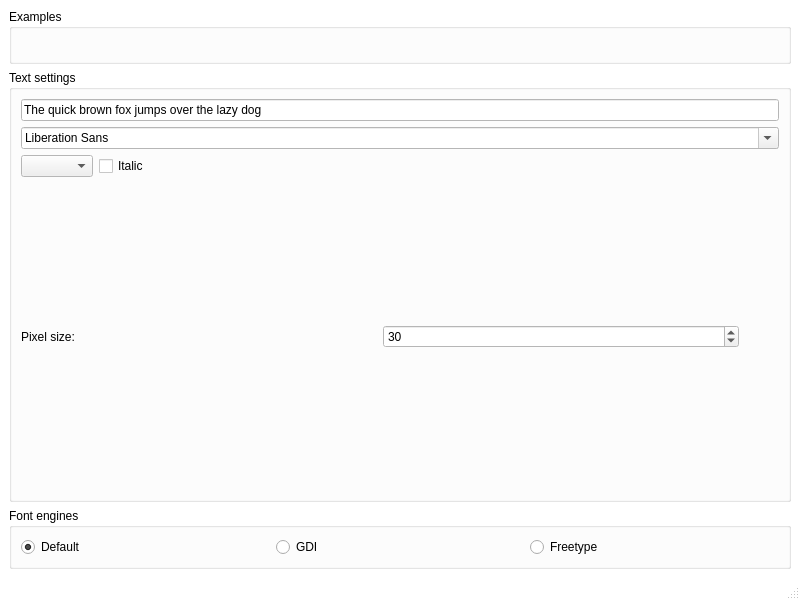
<?xml version="1.0" encoding="UTF-8"?>
<ui version="4.0">
 <class>MainWindow</class>
 <widget class="QMainWindow" name="MainWindow">
  <property name="geometry">
   <rect>
    <x>0</x>
    <y>0</y>
    <width>800</width>
    <height>600</height>
   </rect>
  </property>
  <property name="palette">
   <palette>
    <active>
     <colorrole role="Window">
      <brush brushstyle="SolidPattern">
       <color alpha="255">
        <red>255</red>
        <green>255</green>
        <blue>255</blue>
       </color>
      </brush>
     </colorrole>
    </active>
    <inactive>
     <colorrole role="Window">
      <brush brushstyle="SolidPattern">
       <color alpha="255">
        <red>255</red>
        <green>255</green>
        <blue>255</blue>
       </color>
      </brush>
     </colorrole>
    </inactive>
    <disabled>
     <colorrole role="Base">
      <brush brushstyle="SolidPattern">
       <color alpha="255">
        <red>255</red>
        <green>255</green>
        <blue>255</blue>
       </color>
      </brush>
     </colorrole>
     <colorrole role="Window">
      <brush brushstyle="SolidPattern">
       <color alpha="255">
        <red>255</red>
        <green>255</green>
        <blue>255</blue>
       </color>
      </brush>
     </colorrole>
    </disabled>
   </palette>
  </property>
  <property name="windowTitle">
   <string>MainWindow</string>
  </property>
  <widget class="QWidget" name="centralwidget">
   <layout class="QVBoxLayout" name="verticalLayout_2">
    <item>
     <widget class="QGroupBox" name="gbExamples">
      <property name="palette">
       <palette>
        <active>
         <colorrole role="Window">
          <brush brushstyle="SolidPattern">
           <color alpha="255">
            <red>255</red>
            <green>255</green>
            <blue>255</blue>
           </color>
          </brush>
         </colorrole>
        </active>
        <inactive>
         <colorrole role="Window">
          <brush brushstyle="SolidPattern">
           <color alpha="255">
            <red>255</red>
            <green>255</green>
            <blue>255</blue>
           </color>
          </brush>
         </colorrole>
        </inactive>
        <disabled>
         <colorrole role="Base">
          <brush brushstyle="SolidPattern">
           <color alpha="255">
            <red>255</red>
            <green>255</green>
            <blue>255</blue>
           </color>
          </brush>
         </colorrole>
         <colorrole role="Window">
          <brush brushstyle="SolidPattern">
           <color alpha="255">
            <red>255</red>
            <green>255</green>
            <blue>255</blue>
           </color>
          </brush>
         </colorrole>
        </disabled>
       </palette>
      </property>
      <property name="title">
       <string>Examples</string>
      </property>
      <layout class="QVBoxLayout" name="verticalLayout_3">
       <item>
        <widget class="QLabel" name="lImage">
         <property name="text">
          <string/>
         </property>
        </widget>
       </item>
      </layout>
     </widget>
    </item>
    <item>
     <widget class="QGroupBox" name="groupBox_2">
      <property name="title">
       <string>Text settings</string>
      </property>
      <layout class="QVBoxLayout" name="verticalLayout">
       <item>
        <widget class="QLineEdit" name="leText">
         <property name="text">
          <string>The quick brown fox jumps over the lazy dog</string>
         </property>
        </widget>
       </item>
       <item>
        <widget class="QFontComboBox" name="fontComboBox"/>
       </item>
       <item>
        <layout class="QHBoxLayout" name="horizontalLayout_3">
         <item>
          <widget class="QComboBox" name="cbWeight"/>
         </item>
         <item>
          <widget class="QCheckBox" name="cbItalic">
           <property name="sizePolicy">
            <sizepolicy hsizetype="MinimumExpanding" vsizetype="Fixed">
             <horstretch>0</horstretch>
             <verstretch>0</verstretch>
            </sizepolicy>
           </property>
           <property name="text">
            <string>Italic</string>
           </property>
          </widget>
         </item>
        </layout>
       </item>
       <item>
        <layout class="QHBoxLayout" name="horizontalLayout_2">
         <item>
          <widget class="QLabel" name="label">
           <property name="text">
            <string>Pixel size:</string>
           </property>
          </widget>
         </item>
         <item>
          <widget class="QSpinBox" name="sbPixelSize">
           <property name="minimum">
            <number>1</number>
           </property>
           <property name="value">
            <number>30</number>
           </property>
          </widget>
         </item>
         <item>
          <spacer name="horizontalSpacer">
           <property name="orientation">
            <enum>BobUI::Orientation::Horizontal</enum>
           </property>
           <property name="sizeHint" stdset="0">
            <size>
             <width>40</width>
             <height>20</height>
            </size>
           </property>
          </spacer>
         </item>
        </layout>
       </item>
      </layout>
     </widget>
    </item>
    <item>
     <widget class="QGroupBox" name="groupBox">
      <property name="title">
       <string>Font engines</string>
      </property>
      <layout class="QHBoxLayout" name="horizontalLayout">
       <item>
        <widget class="QRadioButton" name="rbDefault">
         <property name="text">
          <string>Default</string>
         </property>
         <property name="checked">
          <bool>true</bool>
         </property>
        </widget>
       </item>
       <item>
        <widget class="QRadioButton" name="rbGdi">
         <property name="text">
          <string>GDI</string>
         </property>
        </widget>
       </item>
       <item>
        <widget class="QRadioButton" name="rbFreetype">
         <property name="enabled">
          <bool>true</bool>
         </property>
         <property name="text">
          <string>Freetype</string>
         </property>
         <property name="checked">
          <bool>false</bool>
         </property>
        </widget>
       </item>
      </layout>
     </widget>
    </item>
   </layout>
  </widget>
  <widget class="QMenuBar" name="menubar">
   <property name="geometry">
    <rect>
     <x>0</x>
     <y>0</y>
     <width>800</width>
     <height>22</height>
    </rect>
   </property>
  </widget>
  <widget class="QStatusBar" name="statusbar"/>
 </widget>
 <resources/>
 <connections/>
</ui>
